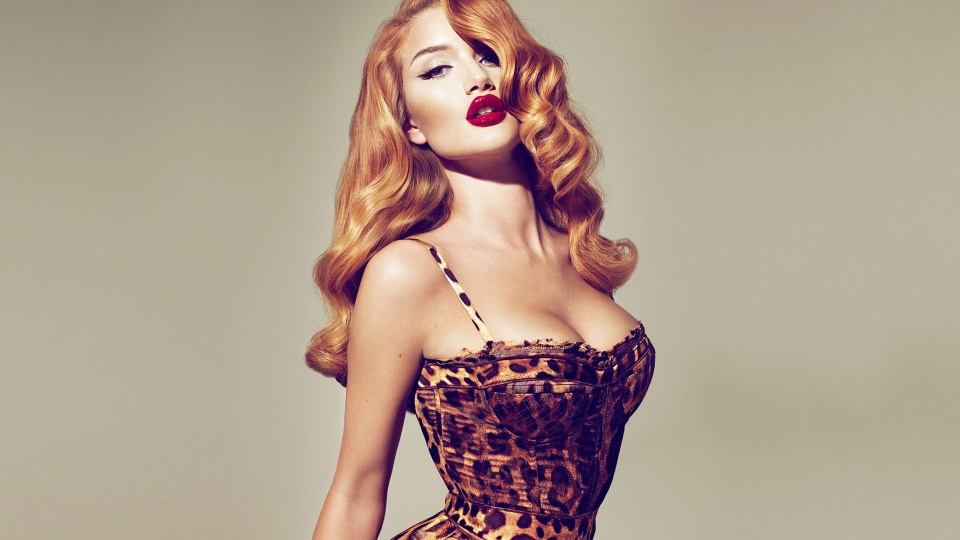
#> input picture 2.opencvLearning/images/1.jpg, 960 x 540 px, given in place of 30.jpg, which was not available
$ python 10.calcBackProject_hist.py
#> lines starting #> are read from the running program, lines starting #| are printed output that depends on the picture; after the words box and inside, x2 and y2 are one past the last pixel; in counts of white or black regions, pixels touching at a corner belong together; pictures that were not available may be replaced by others from this repository, and a replacement may not be noted
import cv2
import matplotlib.pyplot as plt

'直方图反向投影——类似于进行分割，而且要求颜色一致才能分割的比较好'
# 感兴趣区域
roi = cv2.imread("../images/30.jpg")
#> roi is the input picture: shape (540, 960, 3); mean B, G, R 142.1, 157.1, 175.2
hsv_roi = cv2.cvtColor(roi, cv2.COLOR_BGR2HSV)
#> hsv_roi: shape (540, 960, 3); mean H, S, V 34.6, 61.2, 176.1

# 目标图像
target = cv2.imread("../images/16.jpg")
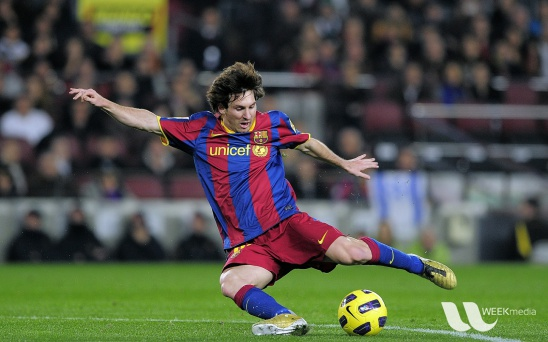
#> input picture 2.opencvLearning/images/16.jpg, 548 x 342 px
#> target is the input picture: shape (342, 548, 3); mean B, G, R 72.4, 86, 82.2
hsv_target = cv2.cvtColor(target, cv2.COLOR_BGR2HSV)
#> hsv_target: shape (342, 548, 3); mean H, S, V 82.7, 87.7, 100.4

# 1)统计ROI的直方图 下面参数的含义？？？？？？？？？？？？？？？？？？？？？？？？
hist_roi = cv2.calcHist([hsv_roi], channels=[0, 1], mask=None, histSize=[180, 256], ranges=[0, 179, 0, 255])

# 2）直方图归一化，在调用calcBackProject之前，需要对hist_roi进行归一化
cv2.normalize(src=hist_roi, dst=hist_roi, alpha=0, beta=255, norm_type=cv2.NORM_MINMAX)

# 3)反向投影：calcBackProject
backProject = cv2.calcBackProject(images=[hsv_target], channels=[0, 1], hist=hist_roi, ranges=[0, 179, 0, 255], scale=1)

# 4)圆盘卷积
kernel = cv2.getStructuringElement(shape=cv2.MORPH_ELLIPSE, ksize=(5, 5))
backProject = cv2.filter2D(backProject, -1, kernel)
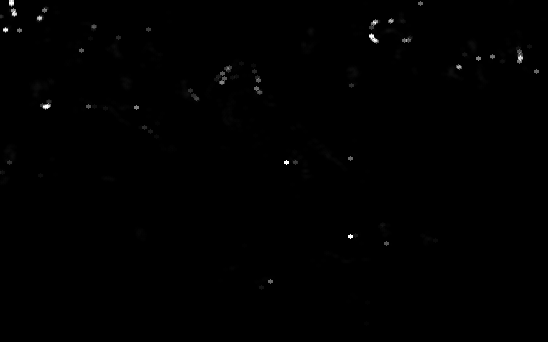
#> backProject: shape (342, 548); min 0, max 255, mean 0.8

# 5)图像二值化
ret, thresh = cv2.threshold(backProject, thresh=50, maxval=250, type=cv2.THRESH_BINARY)
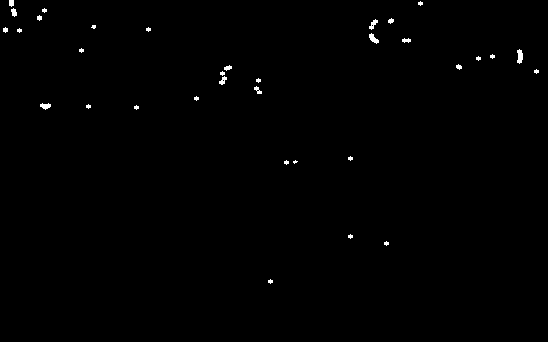
#> thresh: shape (342, 548); values 0 (black) and 250 (white), 0.45% white; 34 white regions (20 under 20 px), largest, box (x1, y1, x2, y2) and area: (517, 49, 523, 64) 67, (369, 33, 379, 44) 57, (40, 103, 51, 110) 49

# 6）抠出目标图像中的感兴趣部分
thresh = cv2.merge((thresh, thresh, thresh))  # 通道合并
res = cv2.bitwise_and(target, thresh)

# [10 lines of commented-out code are left out]
cv2.imshow("thresh", thresh)
cv2.imshow("res", res)
cv2.waitKey(0)
cv2.destroyAllWindows()
